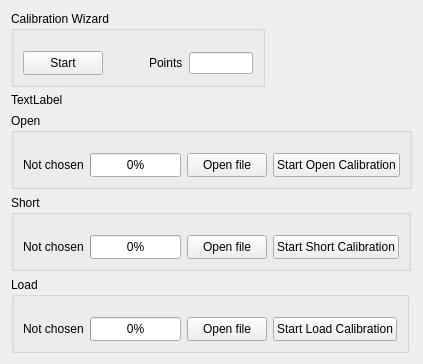
     <widget class="QWidget" name="Calibration">
      <attribute name="title">
       <string>OSL Calibration</string>
      </attribute>
      <layout class="QFormLayout" name="formLayout_8">
       <item row="0" column="0">
        <layout class="QFormLayout" name="formLayout">
         <item row="0" column="0">
          <widget class="QGroupBox" name="groupBox_6">
           <property name="title">
            <string>Calibration Wizard</string>
           </property>
           <layout class="QHBoxLayout" name="horizontalLayout_18">
            <property name="topMargin">
             <number>20</number>
            </property>
            <item>
             <widget class="QPushButton" name="calibWizard">
              <property name="minimumSize">
               <size>
                <width>0</width>
                <height>24</height>
               </size>
              </property>
              <property name="text">
               <string>Start</string>
              </property>
             </widget>
            </item>
            <item>
             <spacer name="horizontalSpacer_6">
              <property name="orientation">
               <enum>Qt::Orientation::Horizontal</enum>
              </property>
              <property name="sizeHint" stdset="0">
               <size>
                <width>40</width>
                <height>20</height>
               </size>
              </property>
             </spacer>
            </item>
            <item>
             <widget class="QLabel" name="label_3">
              <property name="text">
               <string>Points</string>
              </property>
             </widget>
            </item>
            <item>
             <widget class="QLineEdit" name="lineEditPoints">
              <property name="minimumSize">
               <size>
                <width>64</width>
                <height>0</height>
               </size>
              </property>
              <property name="maximumSize">
               <size>
                <width>64</width>
                <height>16777215</height>
               </size>
              </property>
              <property name="alignment">
               <set>Qt::AlignmentFlag::AlignRight|Qt::AlignmentFlag::AlignTrailing|Qt::AlignmentFlag::AlignVCenter</set>
              </property>
             </widget>
            </item>
           </layout>
          </widget>
         </item>
         <item row="2" column="0">
          <widget class="QGroupBox" name="groupBox_3">
           <property name="title">
            <string>Open</string>
           </property>
           <layout class="QHBoxLayout" name="horizontalLayout_12">
            <property name="topMargin">
             <number>20</number>
            </property>
            <item>
             <widget class="QLabel" name="labelOpenState">
              <property name="text">
               <string>Not chosen</string>
              </property>
             </widget>
            </item>
            <item>
             <widget class="QProgressBar" name="openProgressBar">
              <property name="enabled">
               <bool>true</bool>
              </property>
              <property name="minimumSize">
               <size>
                <width>0</width>
                <height>24</height>
               </size>
              </property>
              <property name="value">
               <number>0</number>
              </property>
             </widget>
            </item>
            <item>
             <widget class="QPushButton" name="openOpenFileBtn">
              <property name="minimumSize">
               <size>
                <width>0</width>
                <height>24</height>
               </size>
              </property>
              <property name="text">
               <string>Open file</string>
              </property>
             </widget>
            </item>
            <item>
             <widget class="QPushButton" name="openCalibBtn">
              <property name="minimumSize">
               <size>
                <width>0</width>
                <height>24</height>
               </size>
              </property>
              <property name="text">
               <string>Start Open Calibration</string>
              </property>
             </widget>
            </item>
           </layout>
          </widget>
         </item>
         <item row="3" column="0">
          <widget class="QGroupBox" name="groupBox_4">
           <property name="title">
            <string>Short</string>
           </property>
           <layout class="QHBoxLayout" name="horizontalLayout_13">
            <property name="topMargin">
             <number>20</number>
            </property>
            <item>
             <widget class="QLabel" name="labelShortState">
              <property name="text">
               <string>Not chosen</string>
              </property>
             </widget>
            </item>
            <item>
             <widget class="QProgressBar" name="shortProgressBar">
              <property name="minimumSize">
               <size>
                <width>0</width>
                <height>24</height>
               </size>
              </property>
              <property name="value">
               <number>0</number>
              </property>
             </widget>
            </item>
            <item>
             <widget class="QPushButton" name="shortOpenFileBtn">
              <property name="minimumSize">
               <size>
                <width>0</width>
                <height>24</height>
               </size>
              </property>
              <property name="text">
               <string>Open file</string>
              </property>
             </widget>
            </item>
            <item>
             <widget class="QPushButton" name="shortCalibBtn">
              <property name="minimumSize">
               <size>
                <width>0</width>
                <height>24</height>
               </size>
              </property>
              <property name="text">
               <string>Start Short Calibration</string>
              </property>
             </widget>
            </item>
           </layout>
          </widget>
         </item>
         <item row="4" column="0">
          <widget class="QGroupBox" name="groupBox_5">
           <property name="title">
            <string>Load</string>
           </property>
           <layout class="QHBoxLayout" name="horizontalLayout_16">
            <property name="topMargin">
             <number>20</number>
            </property>
            <item>
             <widget class="QLabel" name="labelLoadState">
              <property name="text">
               <string>Not chosen</string>
              </property>
             </widget>
            </item>
            <item>
             <widget class="QProgressBar" name="loadProgressBar">
              <property name="minimumSize">
               <size>
                <width>0</width>
                <height>24</height>
               </size>
              </property>
              <property name="value">
               <number>0</number>
              </property>
             </widget>
            </item>
            <item>
             <widget class="QPushButton" name="loadOpenFileBtn">
              <property name="minimumSize">
               <size>
                <width>0</width>
                <height>24</height>
               </size>
              </property>
              <property name="text">
               <string>Open file</string>
              </property>
             </widget>
            </item>
            <item>
             <widget class="QPushButton" name="loadCalibBtn">
              <property name="minimumSize">
               <size>
                <width>0</width>
                <height>24</height>
               </size>
              </property>
              <property name="text">
               <string>Start Load Calibration</string>
              </property>
             </widget>
            </item>
           </layout>
          </widget>
         </item>
         <item row="1" column="0">
          <widget class="QLabel" name="labelCalibrationPath">
           <property name="text">
            <string>TextLabel</string>
           </property>
          </widget>
         </item>
        </layout>
       </item>
      </layout>
     </widget>
